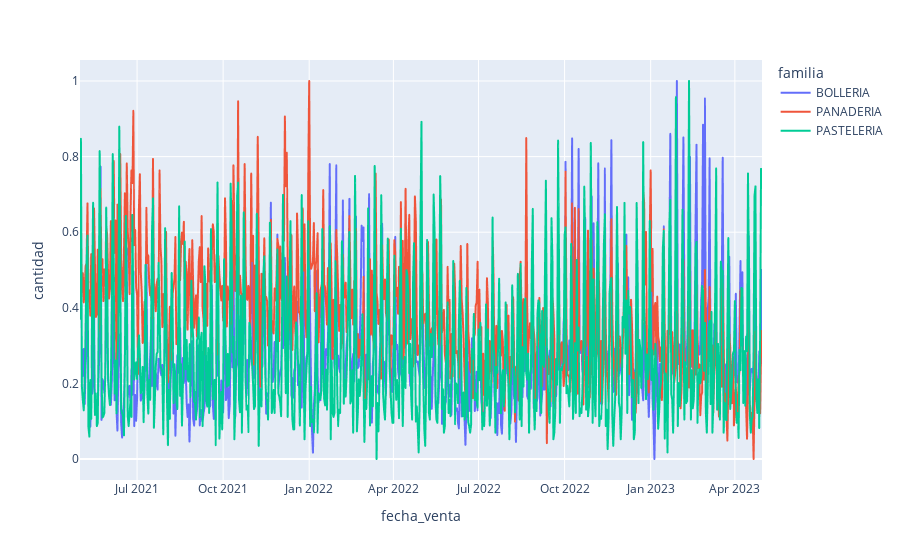

Here is the notebook cell this chart was saved with:
### Code cell
# Inicializamos un scaler para normalizar valores entre 0 y 1
scaler = MinMaxScaler()

# Función para normalizar una columna
def normalize(column):
    return scaler.fit_transform(column.values.reshape(-1, 1)).flatten()

# Agrupamos las ventas por familia y por día, sumando la cantidad
grupo = vt.groupby(["familia", pd.Grouper(key="fecha_venta", freq="1D")])["cantidad"].sum().reset_index()

# Normalizamos la columna 'cantidad' por familia para que cada serie esté entre 0 y 1
grupo['cantidad'] = grupo.groupby('familia')['cantidad'].transform(normalize)

# Gráfico de líneas de cantidad normalizada por familia
fig = px.line(grupo, x="fecha_venta", y="cantidad", color="familia")
fig.show()

### Figure 1 — Plotly figure (JSON) as saved in the notebook; plotly's stock layout.template omitted (floating-point values rounded to 4 significant figures; data arrays with more than 128 entries replaced by an {"elided": "..."} marker saying what was removed)
{"data": [{"hovertemplate": "familia=BOLLERIA<br>fecha_venta=%{x}<br>cantidad=%{y}<extra></extra>", "legendgroup": "BOLLERIA", "line": {"color": "#636efa", "dash": "solid"}, "marker": {"symbol": "circle"}, "mode": "lines", "name": "BOLLERIA", "showlegend": true, "type": "scattergl", "x": {"elided": "730 str values"}, "xaxis": "x", "y": {"elided": "730 float values"}, "yaxis": "y"}, {"hovertemplate": "familia=PANADERIA<br>fecha_venta=%{x}<br>cantidad=%{y}<extra></extra>", "legendgroup": "PANADERIA", "line": {"color": "#EF553B", "dash": "solid"}, "marker": {"symbol": "circle"}, "mode": "lines", "name": "PANADERIA", "showlegend": true, "type": "scattergl", "x": {"elided": "730 str values"}, "xaxis": "x", "y": {"elided": "730 float values"}, "yaxis": "y"}, {"hovertemplate": "familia=PASTELERIA<br>fecha_venta=%{x}<br>cantidad=%{y}<extra></extra>", "legendgroup": "PASTELERIA", "line": {"color": "#00cc96", "dash": "solid"}, "marker": {"symbol": "circle"}, "mode": "lines", "name": "PASTELERIA", "showlegend": true, "type": "scattergl", "x": {"elided": "730 str values"}, "xaxis": "x", "y": {"elided": "730 float values"}, "yaxis": "y"}], "layout": {"legend": {"title": {"text": "familia"}, "tracegroupgap": 0}, "margin": {"t": 60}, "xaxis": {"anchor": "y", "domain": [0, 1], "title": {"text": "fecha_venta"}}, "yaxis": {"anchor": "x", "domain": [0, 1], "title": {"text": "cantidad"}}}}
